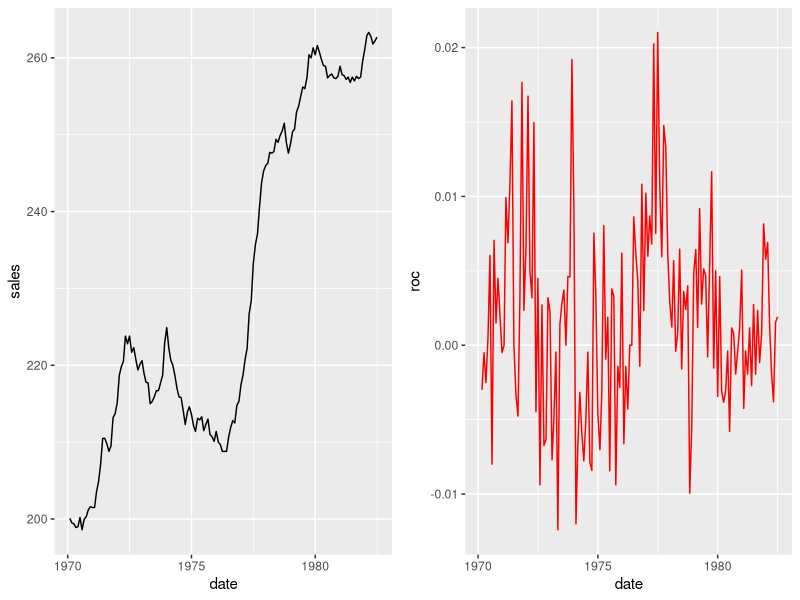
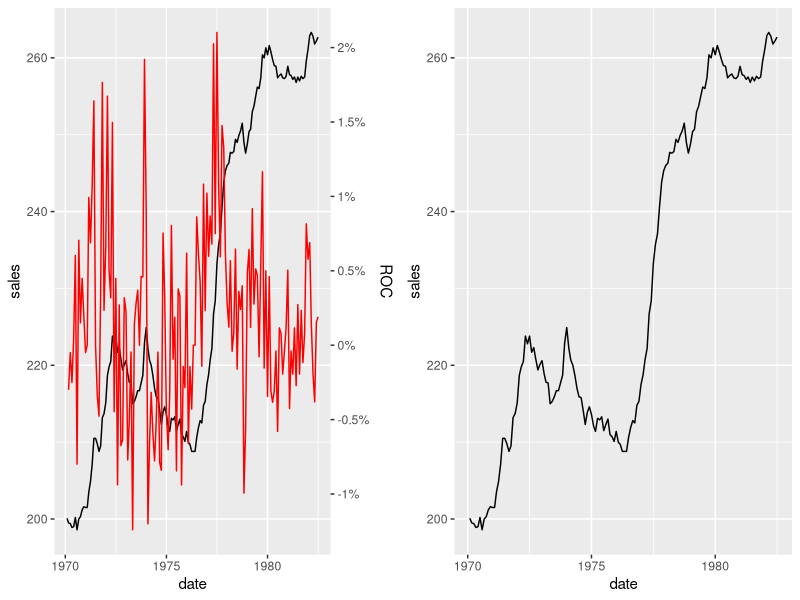
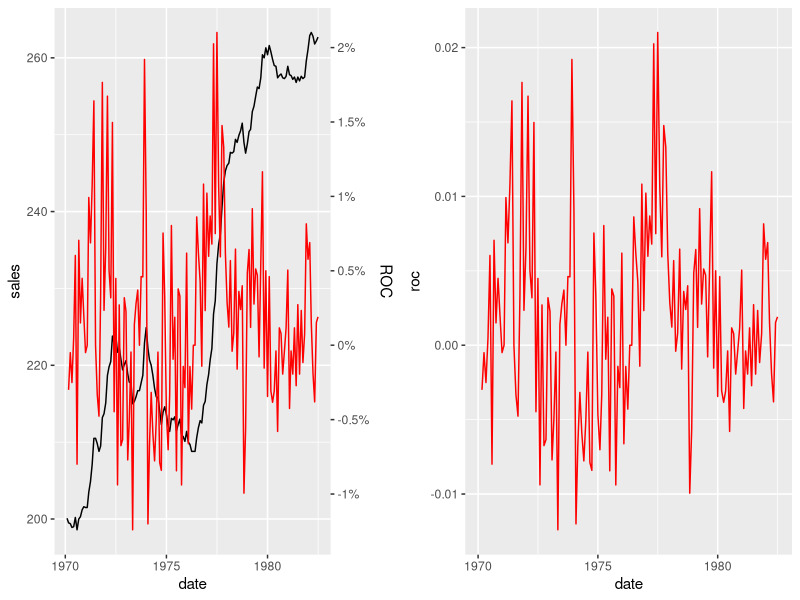
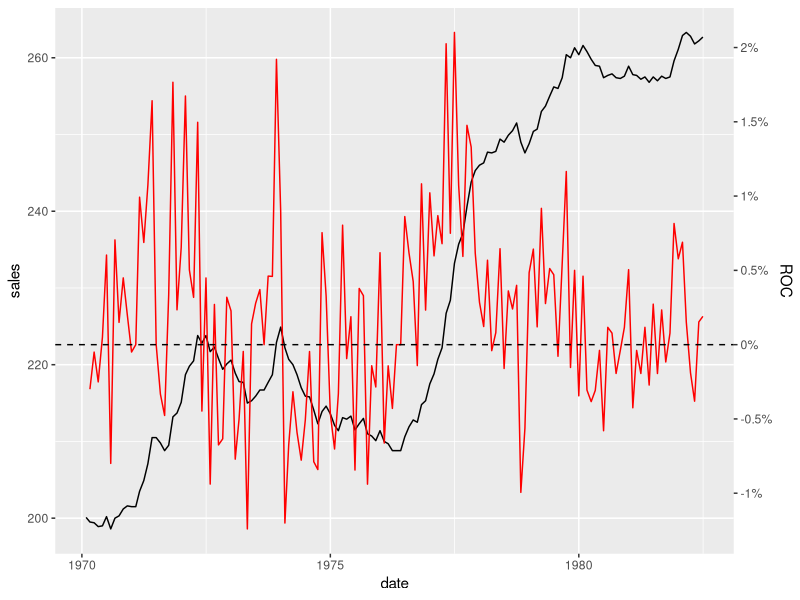

Source code (R) for these figures, in order:
## ---- chunk 1
library(ggplot2)
library(dplyr)
library(ggpubr) # ggarrange
library(TTR) # ROC function
library(lubridate) # ymd

# calculate roc
roc <- ROC(BJsales, type = "discrete")

# prepare some fake dates for the x-axis
dates <- ymd("1970-01-01") + months(seq_along(roc))

# final dataset
salesData <- data_frame(date = dates, sales = as.numeric(BJsales), roc = as.numeric(roc))
head(salesData)
## ---- chunk 2
pSales <- ggplot(salesData, aes(x = date, y = sales)) + geom_line()
pRoc <- ggplot(salesData, aes(x = date, y = roc)) + geom_line(color = "red")

ggarrange(pSales, pRoc)
## ---- chunk 3
calc_fudge_axis = function(y1, y2) {
  
  ylim1 <- range(y1, na.rm = TRUE)
  ylim2 <- range(y2, na.rm = TRUE)
  
  mult <- (ylim1[2] - ylim1[1]) / (ylim2[2] - ylim2[1])
  miny1 <- ylim1[1]
  miny2 <- ylim2[1]
  
  cast_to_y1 = function(x) {
    (mult * (x - miny2)) + miny1
  }
  
  yf <- cast_to_y1(y2)

  labelsyf <- pretty(y2)
  return(
    list(
      yf = yf,
      labels = labelsyf,
      breaks = cast_to_y1(labelsyf),
      zero = cast_to_y1(0)
  ))
}

rescaledVals <- calc_fudge_axis(salesData$sales, y2 = salesData$roc)

# check if the ranges are equal
range(rescaledVals$yf, na.rm = TRUE) == range(salesData$sales, na.rm = TRUE)

salesData <- salesData %>% mutate(rocScaled = rescaledVals$yf)
## ---- chunk 4
pFinal <- ggplot(salesData) + 
  geom_line(aes(x = date, y = sales)) + 
  geom_line(aes(x = date, y = rocScaled), color = "red") + 
  scale_y_continuous(
    sec.axis = dup_axis(breaks = rescaledVals$breaks, labels = paste0(rescaledVals$labels * 100, "%"), name = "ROC")
  )

# Compare final plot wiht sales plot
ggarrange(pFinal, pSales)

# Compare final plot wiht roc plot
ggarrange(pFinal, pRoc)
## ---- chunk 5
# add horizontal line to the second axis
pFinal + geom_hline(yintercept = rescaledVals$zero, linetype = "dashed")
